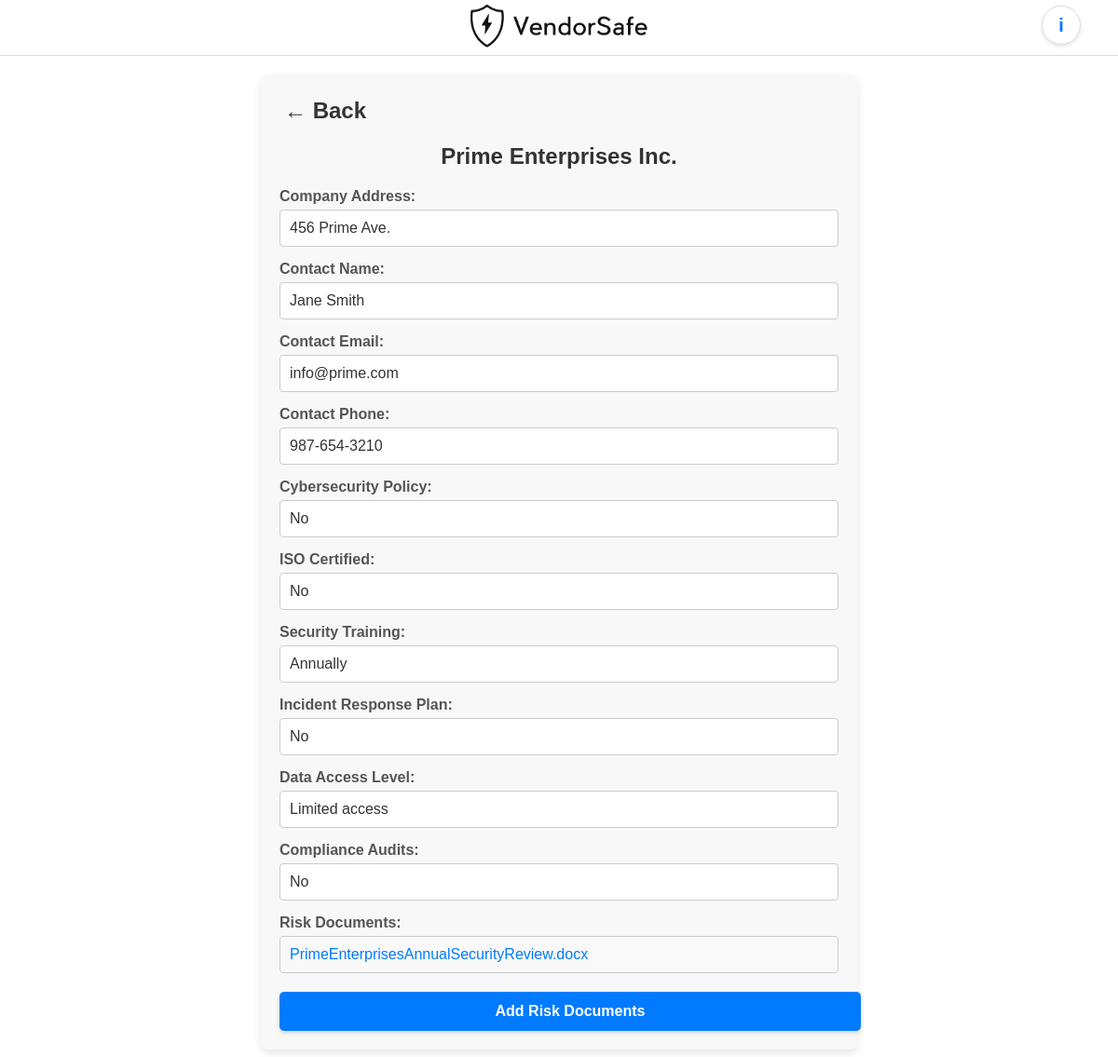
The page /VendorProfile/2 on the database its author committed.
### tables this page shows
CREATE TABLE suppliers (
        vendorId INTEGER PRIMARY KEY AUTOINCREMENT,
        name TEXT NOT NULL,
        addDate TEXT,
        riskScore TEXT,
        hasRiskDocuments BOOLEAN,
        companyAddress TEXT,
        contactName TEXT,
        contactEmail TEXT,
        contactPhone TEXT,
        cybersecurityPolicy TEXT,
        isoCertified TEXT,
        securityTraining TEXT,
        incidentResponse TEXT,
        dataAccessLevel TEXT,
        complianceAudits TEXT
    );

CREATE TABLE documents (
        documentId INTEGER PRIMARY KEY AUTOINCREMENT,
        supplierId INTEGER,
        fileName TEXT,
        filePath TEXT,
        uploadDate TEXT,
        FOREIGN KEY (supplierId) REFERENCES suppliers(vendorId) ON DELETE CASCADE
    );

### App.py (the view)
@app.route('/VendorProfile/<int:vendorId>')
def VendorProfile(vendorId):
    conn = get_db_connection()
    vendor = conn.execute('SELECT * FROM suppliers WHERE vendorId = ?', (vendorId,)).fetchone()
    documents = conn.execute('SELECT * FROM documents WHERE supplierId = ?', (vendorId,)).fetchall()
    conn.close()
    if vendor is None:
        return "Vendor not found", 404
    return render_template('VendorProfile.html', vendor=vendor, documents=documents)

### App.py (called while the page is built)
def get_db_connection():
    conn = sqlite3.connect(DATABASE)
    conn.row_factory = sqlite3.Row
    return conn

### Templates/VendorProfile.html (shortened to what this page needs)
<!DOCTYPE html>
<html lang="en">
<head>
    <link rel="stylesheet" href="{{ url_for('static', filename='css/VendorProfileStyle.css') }}">
</head>
<body>
    <header>
        <div class="logoContainer">
            <img src="{{ url_for('static', filename='Images/VendorSafeLogo.png') }}" alt="VendorSafe Logo" class="logo">
            <span onclick="ToggleInfo()" class="infoIcon">i</span>
        </div>
    </header>
    <div class="vendor-profile-container">
        <a href="{{ url_for('Dashboard') }}" class="back-button">&larr; Back</a>
        <h1>{{ vendor.name }}</h1>
        <div class="field">
            <label>Company Address:</label>
            <input type="text" value="{{ vendor.companyAddress }}" readonly>
        </div>
        <div class="field">
            <label>Contact Name:</label>
            <input type="text" value="{{ vendor.contactName }}" readonly>
        </div>
        <div class="field">
            <label>Contact Email:</label>
            <input type="text" value="{{ vendor.contactEmail }}" readonly>
        </div>
        <div class="field">
            <label>Contact Phone:</label>
            <input type="text" value="{{ vendor.contactPhone }}" readonly>
        </div>
        <div class="field">
            <label>Cybersecurity Policy:</label>
            <input type="text" value="{{ vendor.cybersecurityPolicy }}" readonly>
        </div>
        <div class="field">
            <label>ISO Certified:</label>
            <input type="text" value="{{ vendor.isoCertified }}" readonly>
        </div>
        <div class="field">
            <label>Security Training:</label>
            <input type="text" value="{{ vendor.securityTraining }}" readonly>
        </div>
        <div class="field">
            <label>Incident Response Plan:</label>
            <input type="text" value="{{ vendor.incidentResponse }}" readonly>
        </div>
        <div class="field">
            <label>Data Access Level:</label>
            <input type="text" value="{{ vendor.dataAccessLevel }}" readonly>
        </div>
        <div class="field">
            <label>Compliance Audits:</label>
            <input type="text" value="{{ vendor.complianceAudits }}" readonly>
        </div>
        <div class="field">
            <label>Risk Documents:</label>
            <div class="documents-list">
                {% for document in documents %}
                    <a href="{{ url_for('static', filename=document.filePath) }}" download="{{ document.fileName }}">
                        {{ document.fileName }}
                    </a><br>
                {% endfor %}
            </div>
        </div>
        <a href="{{ url_for('AddDocuments', supplier_id=vendor.vendorId) }}" class="add-risk-documents-btn">Add Risk Documents</a>
    </div>
</body>
</html>

### rows shown on the page
suppliers: name "Prime Enterprises Inc.", companyAddress "456 Prime Ave.", contactName "Jane Smith", contactEmail "info@prime.com", contactPhone "987-654-3210", cybersecurityPolicy "No", isoCertified "No", securityTraining "Annually", incidentResponse "No", dataAccessLevel "Limited access", complianceAudits "No"
documents: fileName "PrimeEnterprisesAnnualSecurityReview.docx"
